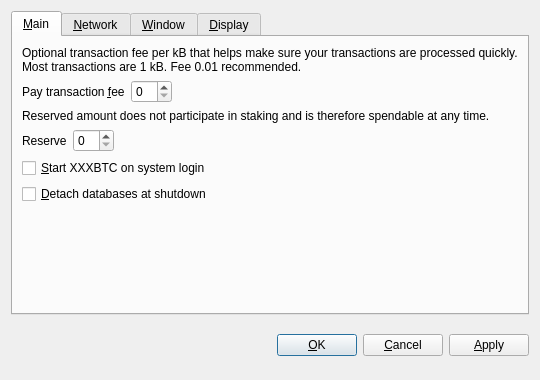
<?xml version="1.0" encoding="UTF-8"?>
<ui version="4.0">
 <class>OptionsDialog</class>
 <widget class="QDialog" name="OptionsDialog">
  <property name="geometry">
   <rect>
    <x>0</x>
    <y>0</y>
    <width>540</width>
    <height>380</height>
   </rect>
  </property>
  <property name="windowTitle">
   <string>Options</string>
  </property>
  <property name="modal">
   <bool>true</bool>
  </property>
  <layout class="QVBoxLayout" name="verticalLayout">
   <item>
    <widget class="QTabWidget" name="tabWidget">
     <property name="tabPosition">
      <enum>QTabWidget::North</enum>
     </property>
     <property name="currentIndex">
      <number>0</number>
     </property>
     <widget class="QWidget" name="tabMain">
      <attribute name="title">
       <string>&amp;Main</string>
      </attribute>
      <layout class="QVBoxLayout" name="verticalLayout_Main">
       <item>
        <widget class="QLabel" name="transactionFeeInfoLabel">
         <property name="text">
          <string>Optional transaction fee per kB that helps make sure your transactions are processed quickly. Most transactions are 1 kB. Fee 0.01 recommended.</string>
         </property>
         <property name="textFormat">
          <enum>Qt::PlainText</enum>
         </property>
         <property name="wordWrap">
          <bool>true</bool>
         </property>
        </widget>
       </item>
       <item>
        <layout class="QHBoxLayout" name="horizontalLayoutFee">
         <item>
          <widget class="QLabel" name="transactionFeeLabel">
           <property name="text">
            <string>Pay transaction &amp;fee</string>
           </property>
           <property name="textFormat">
            <enum>Qt::PlainText</enum>
           </property>
           <property name="buddy">
            <cstring>transactionFee</cstring>
           </property>
          </widget>
         </item>
         <item>
          <widget class="BitcoinAmountField" name="transactionFee"/>
         </item>
         <item>
          <spacer name="horizontalSpacerFee">
           <property name="orientation">
            <enum>Qt::Horizontal</enum>
           </property>
           <property name="sizeHint" stdset="0">
            <size>
             <width>40</width>
             <height>20</height>
            </size>
           </property>
          </spacer>
         </item>
        </layout>
       </item>
       <item>
        <widget class="QLabel" name="reserveBalanceInfoLabel">
         <property name="text">
          <string>Reserved amount does not participate in staking and is therefore spendable at any time.</string>
         </property>
         <property name="textFormat">
          <enum>Qt::PlainText</enum>
         </property>
         <property name="wordWrap">
          <bool>true</bool>
         </property>
        </widget>
       </item>
       <item>
        <layout class="QHBoxLayout" name="horizontalLayoutReserveBalance">
         <item>
          <widget class="QLabel" name="reserveBalanceLabel">
           <property name="text">
            <string>Reserve</string>
           </property>
           <property name="textFormat">
            <enum>Qt::PlainText</enum>
           </property>
           <property name="buddy">
            <cstring>reserveBalance</cstring>
           </property>
          </widget>
         </item>
         <item>
          <widget class="BitcoinAmountField" name="reserveBalance"/>
         </item>
         <item>
          <spacer name="horizontalSpacerReserveBalance">
           <property name="orientation">
            <enum>Qt::Horizontal</enum>
           </property>
           <property name="sizeHint" stdset="0">
            <size>
             <width>40</width>
             <height>20</height>
            </size>
           </property>
          </spacer>
         </item>
        </layout>
       </item>
       <item>
        <widget class="QCheckBox" name="bitcoinAtStartup">
         <property name="toolTip">
          <string>Automatically start XXXBTC after logging in to the system.</string>
         </property>
         <property name="text">
          <string>&amp;Start XXXBTC on system login</string>
         </property>
        </widget>
       </item>
       <item>
        <widget class="QCheckBox" name="detachDatabases">
         <property name="toolTip">
          <string>Detach block and address databases at shutdown. This means they can be moved to another data directory, but it slows down shutdown. The wallet is always detached.</string>
         </property>
         <property name="text">
          <string>&amp;Detach databases at shutdown</string>
         </property>
        </widget>
       </item>
       <item>
        <spacer name="verticalSpacer_Main">
         <property name="orientation">
          <enum>Qt::Vertical</enum>
         </property>
         <property name="sizeHint" stdset="0">
          <size>
           <width>20</width>
           <height>40</height>
          </size>
         </property>
        </spacer>
       </item>
      </layout>
     </widget>
     <widget class="QWidget" name="tabNetwork">
      <attribute name="title">
       <string>&amp;Network</string>
      </attribute>
      <layout class="QVBoxLayout" name="verticalLayout_Network">
       <item>
        <widget class="QCheckBox" name="mapPortUpnp">
         <property name="toolTip">
          <string>Automatically open the XXXBTC client port on the router. This only works when your router supports UPnP and it is enabled.</string>
         </property>
         <property name="text">
          <string>Map port using &amp;UPnP</string>
         </property>
        </widget>
       </item>
       <item>
        <widget class="QCheckBox" name="connectSocks">
         <property name="toolTip">
          <string>Connect to the XXXBTC network through a SOCKS proxy (e.g. when connecting through Tor).</string>
         </property>
         <property name="text">
          <string>&amp;Connect through SOCKS proxy:</string>
         </property>
        </widget>
       </item>
       <item>
        <layout class="QHBoxLayout" name="horizontalLayout_Network">
         <item>
          <widget class="QLabel" name="proxyIpLabel">
           <property name="text">
            <string>Proxy &amp;IP:</string>
           </property>
           <property name="textFormat">
            <enum>Qt::PlainText</enum>
           </property>
           <property name="buddy">
            <cstring>proxyIp</cstring>
           </property>
          </widget>
         </item>
         <item>
          <widget class="QValidatedLineEdit" name="proxyIp">
           <property name="maximumSize">
            <size>
             <width>140</width>
             <height>16777215</height>
            </size>
           </property>
           <property name="toolTip">
            <string>IP address of the proxy (e.g. 127.0.0.1)</string>
           </property>
          </widget>
         </item>
         <item>
          <widget class="QLabel" name="proxyPortLabel">
           <property name="text">
            <string>&amp;Port:</string>
           </property>
           <property name="textFormat">
            <enum>Qt::PlainText</enum>
           </property>
           <property name="buddy">
            <cstring>proxyPort</cstring>
           </property>
          </widget>
         </item>
         <item>
          <widget class="QLineEdit" name="proxyPort">
           <property name="maximumSize">
            <size>
             <width>55</width>
             <height>16777215</height>
            </size>
           </property>
           <property name="toolTip">
            <string>Port of the proxy (e.g. 9050)</string>
           </property>
          </widget>
         </item>
         <item>
          <widget class="QLabel" name="socksVersionLabel">
           <property name="text">
            <string>SOCKS &amp;Version:</string>
           </property>
           <property name="textFormat">
            <enum>Qt::PlainText</enum>
           </property>
           <property name="buddy">
            <cstring>socksVersion</cstring>
           </property>
          </widget>
         </item>
         <item>
          <widget class="QValueComboBox" name="socksVersion">
           <property name="toolTip">
            <string>SOCKS version of the proxy (e.g. 5)</string>
           </property>
          </widget>
         </item>
         <item>
          <spacer name="horizontalSpacer_Network">
           <property name="orientation">
            <enum>Qt::Horizontal</enum>
           </property>
           <property name="sizeHint" stdset="0">
            <size>
             <width>40</width>
             <height>20</height>
            </size>
           </property>
          </spacer>
         </item>
        </layout>
       </item>
       <item>
        <spacer name="verticalSpacer_Network">
         <property name="orientation">
          <enum>Qt::Vertical</enum>
         </property>
         <property name="sizeHint" stdset="0">
          <size>
           <width>20</width>
           <height>40</height>
          </size>
         </property>
        </spacer>
       </item>
      </layout>
     </widget>
     <widget class="QWidget" name="tabWindow">
      <attribute name="title">
       <string>&amp;Window</string>
      </attribute>
      <layout class="QVBoxLayout" name="verticalLayout_Window">
       <item>
        <widget class="QCheckBox" name="minimizeToTray">
         <property name="toolTip">
          <string>Show only a tray icon after minimizing the window.</string>
         </property>
         <property name="text">
          <string>&amp;Minimize to the tray instead of the taskbar</string>
         </property>
        </widget>
       </item>
       <item>
        <widget class="QCheckBox" name="minimizeOnClose">
         <property name="toolTip">
          <string>Minimize instead of exit the application when the window is closed. When this option is enabled, the application will be closed only after selecting Quit in the menu.</string>
         </property>
         <property name="text">
          <string>M&amp;inimize on close</string>
         </property>
        </widget>
       </item>
       <item>
        <spacer name="verticalSpacer_Window">
         <property name="orientation">
          <enum>Qt::Vertical</enum>
         </property>
         <property name="sizeHint" stdset="0">
          <size>
           <width>20</width>
           <height>40</height>
          </size>
         </property>
        </spacer>
       </item>
      </layout>
     </widget>
     <widget class="QWidget" name="tabDisplay">
      <attribute name="title">
       <string>&amp;Display</string>
      </attribute>
      <layout class="QVBoxLayout" name="verticalLayout_Display">
       <item>
        <layout class="QHBoxLayout" name="horizontalLayout_1_Display">
         <item>
          <widget class="QLabel" name="langLabel">
           <property name="text">
            <string>User Interface &amp;language:</string>
           </property>
           <property name="textFormat">
            <enum>Qt::PlainText</enum>
           </property>
           <property name="buddy">
            <cstring>lang</cstring>
           </property>
          </widget>
         </item>
         <item>
          <widget class="QValueComboBox" name="lang">
           <property name="toolTip">
            <string>The user interface language can be set here. This setting will take effect after restarting XXXBTC.</string>
           </property>
          </widget>
         </item>
        </layout>
       </item>
       <item>
        <layout class="QHBoxLayout" name="horizontalLayout_2_Display">
         <item>
          <widget class="QLabel" name="unitLabel">
           <property name="text">
            <string>&amp;Unit to show amounts in:</string>
           </property>
           <property name="textFormat">
            <enum>Qt::PlainText</enum>
           </property>
           <property name="buddy">
            <cstring>unit</cstring>
           </property>
          </widget>
         </item>
         <item>
          <widget class="QValueComboBox" name="unit">
           <property name="toolTip">
            <string>Choose the default subdivision unit to show in the interface and when sending coins.</string>
           </property>
          </widget>
         </item>
        </layout>
       </item>
       <item>
        <widget class="QCheckBox" name="displayAddresses">
         <property name="toolTip">
          <string>Whether to show XXXBTC addresses in the transaction list or not.</string>
         </property>
         <property name="text">
          <string>&amp;Display addresses in transaction list</string>
         </property>
        </widget>
       </item>
       <item>
        <widget class="QCheckBox" name="coinControlFeatures">
         <property name="toolTip">
          <string>Whether to show coin control features or not.</string>
         </property>
         <property name="text">
          <string>Display coin &amp;control features (experts only!)</string>
         </property>
        </widget>
       </item>
       <item>
        <spacer name="verticalSpacer_Display">
         <property name="orientation">
          <enum>Qt::Vertical</enum>
         </property>
         <property name="sizeHint" stdset="0">
          <size>
           <width>20</width>
           <height>40</height>
          </size>
         </property>
        </spacer>
       </item>
      </layout>
     </widget>
    </widget>
   </item>
   <item>
    <layout class="QHBoxLayout" name="horizontalLayout_Buttons">
     <item>
      <spacer name="horizontalSpacer_1">
       <property name="orientation">
        <enum>Qt::Horizontal</enum>
       </property>
       <property name="sizeHint" stdset="0">
        <size>
         <width>40</width>
         <height>48</height>
        </size>
       </property>
      </spacer>
     </item>
     <item>
      <widget class="QLabel" name="statusLabel">
       <property name="font">
        <font>
         <weight>75</weight>
         <bold>true</bold>
        </font>
       </property>
       <property name="text">
        <string/>
       </property>
       <property name="textFormat">
        <enum>Qt::PlainText</enum>
       </property>
       <property name="wordWrap">
        <bool>true</bool>
       </property>
      </widget>
     </item>
     <item>
      <spacer name="horizontalSpacer_2">
       <property name="orientation">
        <enum>Qt::Horizontal</enum>
       </property>
       <property name="sizeHint" stdset="0">
        <size>
         <width>40</width>
         <height>48</height>
        </size>
       </property>
      </spacer>
     </item>
     <item>
      <widget class="QPushButton" name="okButton">
       <property name="text">
        <string>&amp;OK</string>
       </property>
      </widget>
     </item>
     <item>
      <widget class="QPushButton" name="cancelButton">
       <property name="text">
        <string>&amp;Cancel</string>
       </property>
       <property name="autoDefault">
        <bool>false</bool>
       </property>
      </widget>
     </item>
     <item>
      <widget class="QPushButton" name="applyButton">
       <property name="text">
        <string>&amp;Apply</string>
       </property>
       <property name="autoDefault">
        <bool>false</bool>
       </property>
      </widget>
     </item>
    </layout>
   </item>
  </layout>
 </widget>
 <customwidgets>
  <customwidget>
   <class>BitcoinAmountField</class>
   <extends>QSpinBox</extends>
   <header>bitcoinamountfield.h</header>
  </customwidget>
  <customwidget>
   <class>QValueComboBox</class>
   <extends>QComboBox</extends>
   <header>qvaluecombobox.h</header>
  </customwidget>
  <customwidget>
   <class>QValidatedLineEdit</class>
   <extends>QLineEdit</extends>
   <header>qvalidatedlineedit.h</header>
  </customwidget>
 </customwidgets>
 <resources/>
 <connections/>
</ui>
